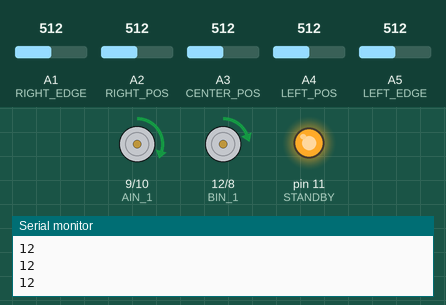
Simulated run of this sketch. Board: Arduino Uno, built with avr-gcc and run on an emulated ATmega328P. On the bench: motor-driver pin pairs drawn as motors (green arrow = first pin HIGH = forward, orange = second pin HIGH = backward, longer = more drive, scaled by the enable pin, stopped while the standby pin is LOW), output pins drawn as LEDs (lit = HIGH), the last lines printed to the serial monitor. The inputs (shaded band) are chosen by the test bench; at power-on: A4 (LEFT_POS) = 512, A2 (RIGHT_POS) = 512, A5 (LEFT_EDGE) = 512, A3 (CENTER_POS) = 512, A1 (RIGHT_EDGE) = 512.

Above: at 1.2 s.
1.3 s: A4 (LEFT_POS) set to 306
At 2.2 s:
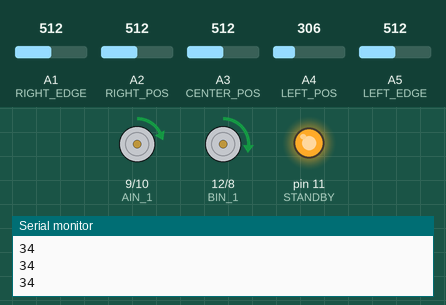
2.9 s: A2 (RIGHT_POS) set to 378
4.4 s: A2 (RIGHT_POS) set to 353
At 5.6 s:
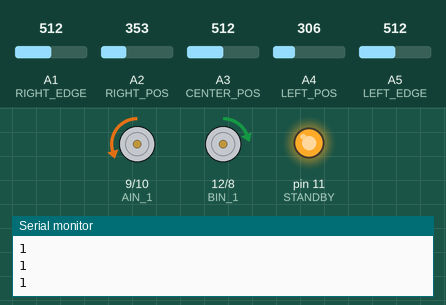
5.9 s: A5 (LEFT_EDGE) set to 380
7.4 s: A5 (LEFT_EDGE) set to 345
At 8.1 s:
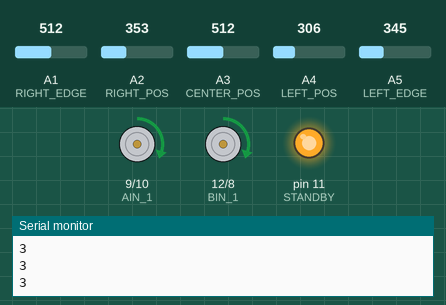
8.9 s: A3 (CENTER_POS) set to 306
At 9.7 s:
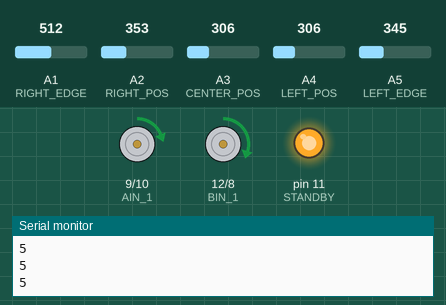
Timing chart, 0 to 11.4 s (numbered marks = the images above; inputs shaded):
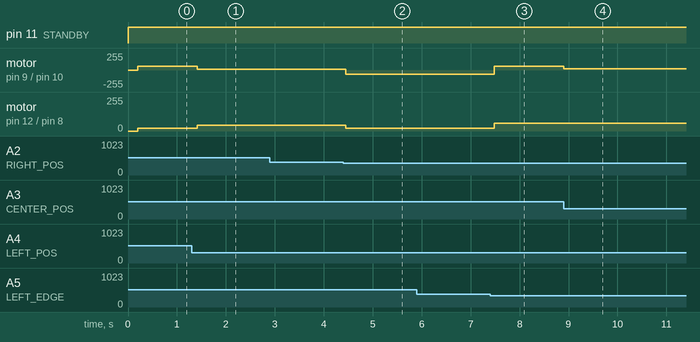

Measured:
- the behaviour switches between 363 and 362 on A2 (RIGHT_POS) (found by bisection; images 1 and 2)
- the behaviour switches between 363 and 362 on A5 (LEFT_EDGE) (found by bisection; images 2 and 3)
- after the input at 1.3 s, motor on pin 9 (AIN_1) / pin 10 (AIN_2): forward 60/255 → forward 15/255 after 0.12 s; motor on pin 12 (BIN_1) / pin 8 (BIN_2): forward 20/255 → forward 45/255 after 0.12 s
- after the input at 4.4 s, motor on pin 9 (AIN_1) / pin 10 (AIN_2): forward 15/255 → backward 60/255 after 0.05 s; motor on pin 12 (BIN_1) / pin 8 (BIN_2): forward 45/255 → forward 20/255 after 0.05 s
- after the input at 7.4 s, motor on pin 9 (AIN_1) / pin 10 (AIN_2): backward 60/255 → forward 60/255 after 0.09 s; motor on pin 12 (BIN_1) / pin 8 (BIN_2): forward 20/255 → forward 60/255 after 0.09 s
- after the input at 8.9 s, motor on pin 9 (AIN_1) / pin 10 (AIN_2): forward 60/255 → forward 20/255 at once

The sketch:

line_follower___calibration.ino
```cpp
//pin 6 = PWMB
//pin 7 = PWMA
//pin 8 = BIN2
//pin 9 = AIN1
//pin 10 = AIN2
//pin 11 = STBY
//pin 12 = BIN1


#define RIGHT_PWM   6
#define LEFT_PWM    5
#define STANDBY     11
#define AIN_1       9
#define AIN_2       10
#define BIN_1       12
#define BIN_2       8


#define LEFT_EDGE   A5
#define LEFT_POS    A4
#define CENTER_POS  A3
#define RIGHT_POS   A2
#define RIGHT_EDGE  A1

int sensor_Max = 0;
int sensor_Min = 1024;


unsigned  sensor_top ;
unsigned  sensor_bot ;
unsigned  position_2 ;


//int sensor_1 = analogRead(LEFT_EDGE);
//int sensor_2 = analogRead(LEFT_POS);
//int sensor_3 = analogRead(CENTER_POS);
//int sensor_4 = analogRead(RIGHT_POS);
//int sensor_5 = analogRead(RIGHT_EDGE);


int s1_max, s1_min, s2_max, s3_max, s4_max, s5_max, s2_min,  s3_min, s4_min, s5_min;
int POSITION;

int s3 = 0;
int s1 = 0;
int sensor_avrg = 0;
int sensor_cal = 0;
int sensor_minus = 0;


void position_new(){

int sensor_1 = analogRead(LEFT_EDGE);
int sensor_2 = analogRead(LEFT_POS);
int sensor_3 = analogRead(CENTER_POS);
int sensor_4 = analogRead(RIGHT_POS);
int sensor_5 = analogRead(RIGHT_EDGE);

s1 = sensor_1;


}


void calibrate(){

int sensor_1 = analogRead(LEFT_EDGE);
int sensor_2 = analogRead(LEFT_POS);
int sensor_3 = analogRead(CENTER_POS);
int sensor_4 = analogRead(RIGHT_POS);
int sensor_5 = analogRead(RIGHT_EDGE);


while(millis() <= 200){

if(sensor_1 > sensor_Max){
  s1_max = sensor_1;
}
if(sensor_1 < sensor_Min){
  s1_min = sensor_1 ;
}

if(sensor_2 > sensor_Max){
  s2_max = sensor_2;
}
if(sensor_2 < sensor_Min){
  s2_min = sensor_2 ;
}

if(sensor_3 > sensor_Max){
  s3_max = sensor_3;
}
if(sensor_3 < sensor_Min){
  s3_min = sensor_3 ;
}
if(sensor_4 > sensor_Max){
  s4_max = sensor_4;
}
if(sensor_4 < sensor_Min){
  s4_min = sensor_4 ;
}
if(sensor_5 > sensor_Max){
  s5_max = sensor_5;
}
if(sensor_5 < sensor_Min){
  s5_min = sensor_5 ;
}


}


}
void pos(){

int sensor_1 = analogRead(LEFT_EDGE);
int sensor_2 = analogRead(LEFT_POS);
int sensor_3 = analogRead(CENTER_POS);
int sensor_4 = analogRead(RIGHT_POS);
int sensor_5 = analogRead(RIGHT_EDGE);


// if(s1_max > s1_min){
// POSITION = 1;
//}
s3 = sensor_1;


 if (sensor_1 > sensor_cal  && sensor_2 > sensor_cal){
  POSITION = 12;
}
else if (sensor_2 > sensor_cal && sensor_3 > sensor_cal){
  POSITION = 23;
}
else if (sensor_3 > sensor_cal && sensor_4 > sensor_cal){
  POSITION = 34;
}
else if (sensor_4 > sensor_cal && sensor_5 > sensor_cal){
  POSITION = 45;
}

else if (sensor_1 > sensor_cal){

  POSITION = 1;

}
else if (sensor_2 > sensor_cal){
  POSITION = 2;
}
else if (sensor_3 > sensor_cal){
  POSITION = 3;
}
else if (sensor_4 > sensor_cal){
  POSITION = 4;
}
else if (sensor_5 > sensor_cal){
  POSITION = 5;
}


}


void motorControl(int l_speed , int r_speed)
{


   if(l_speed < 0)
   {
    l_speed = l_speed * (-1)  ;
    analogWrite(LEFT_PWM , l_speed);
    digitalWrite(AIN_1 , 0);
    digitalWrite(AIN_2 , 1);
   }
   else
   {
     analogWrite(LEFT_PWM , l_speed);
     digitalWrite(AIN_1 , 1);
     digitalWrite(AIN_2 , 0);
   }

    if(r_speed < 0)
   {
    r_speed = r_speed * (-1)  ;
    analogWrite(RIGHT_PWM , r_speed);
      digitalWrite(BIN_1 , 0);
      digitalWrite(BIN_2 , 1);
   }
   else
   {
      analogWrite(RIGHT_PWM , r_speed);
      digitalWrite(BIN_1 , 1);
      digitalWrite(BIN_2 , 0);
   }

}
void setup() {

Serial.begin(9600);

  int s1 = analogRead(LEFT_EDGE);
pinMode(RIGHT_PWM, OUTPUT);
pinMode(LEFT_PWM, OUTPUT);
pinMode(STANDBY, OUTPUT);
pinMode(AIN_1, OUTPUT);
pinMode(AIN_2, OUTPUT);
pinMode(BIN_1, OUTPUT);
pinMode(BIN_2, OUTPUT);


}

void loop() {


int sensor_1 = analogRead(LEFT_EDGE);
int sensor_2 = analogRead(LEFT_POS);
int sensor_3 = analogRead(CENTER_POS);
int sensor_4 = analogRead(RIGHT_POS);
int sensor_5 = analogRead(RIGHT_EDGE);


sensor_top = (100*sensor_1 + 200*sensor_2 + 300*sensor_3 + 400*sensor_4 + 500*sensor_5);
sensor_bot = (sensor_1 + sensor_2 + sensor_3 + sensor_4 + sensor_5);
position_2 = (sensor_top / sensor_bot);

sensor_avrg = ( s1_max + s2_max + s3_max + s4_max + s5_max) / 5;
sensor_minus = sensor_Min - sensor_avrg;
sensor_cal = sensor_avrg -150;


digitalWrite(STANDBY, HIGH);


//analogWrite(RIGHT_PWM, 100);
//digitalWrite(AIN_1, HIGH);
//digitalWrite(AIN_2, LOW);

  calibrate();
  pos();
  position_new();

if (POSITION == 1){
  motorControl(-60 , 20);

}
if (POSITION == 2){
  motorControl(40 , 0);
}
if (POSITION == 3){
  motorControl(60 , 60);
}
if (POSITION == 4){
  motorControl(0, 40);
}
if (POSITION == 5){
  motorControl(20 , 60);
}
if (POSITION == 12){
  motorControl(60 , 20);
}
if (POSITION == 23){
  motorControl(45 , 15);
}
if (POSITION == 34){
  motorControl(15 , 45);
}
if (POSITION == 45){
  motorControl(20 , 60);
}

//if (POSITION == 1){
//  motorControl(-80 , 20);
//
//}
//if (POSITION == 2){
//  motorControl(60 , 0);
//}
//if (POSITION == 3){
//  motorControl(100 , 100);
//}
//if (POSITION == 4){
//  motorControl(0, 60);
//}
//if (POSITION == 5){
//  motorControl(20 , -80);
//}
//if (POSITION == 12){
//  motorControl(-50 , 20);
//}
//if (POSITION == 23){
//  motorControl(30,65);
//}
//if (POSITION == 34){
//  motorControl(65 , 30);
//}
//if (POSITION == 45){
//  motorControl(20 , -50);
//}


delay(200);


//Serial.print(position_2);
  Serial.println();
  Serial.print(POSITION);
  Serial.println();
//  Serial.print(s3_max);
//  Serial.println();
//  Serial.print(s4_max);
//  Serial.println();
//  Serial.print(s5_max);
//  Serial.println();


}
```
